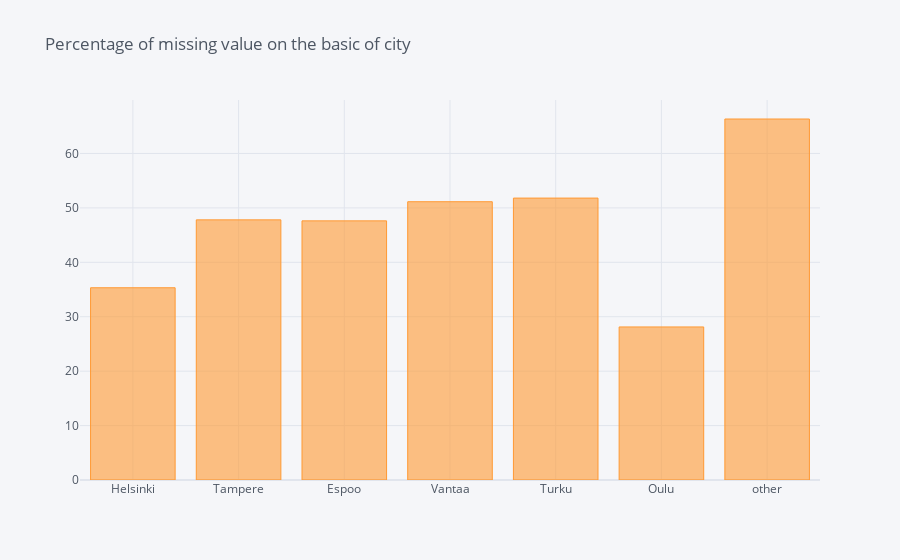

The notebook cell this image was saved under:
### Code cell
e.iplot(kind="bar", title="Percentage of missing value on the basic of city")

### Figure 1 — Plotly figure (JSON) as saved in the notebook; plotly's stock layout.template omitted (floating-point values rounded to 4 significant figures)
{"data": [{"marker": {"color": "rgba(255, 153, 51, 0.6)", "line": {"color": "rgba(255, 153, 51, 1.0)", "width": 1}}, "name": "None", "orientation": "v", "text": "", "type": "bar", "x": ["Helsinki", "Tampere", "Espoo", "Vantaa", "Turku", "Oulu", "other"], "y": [35.33, 47.8, 47.62, 51.14, 51.81, 28.12, 66.34]}], "layout": {"legend": {"bgcolor": "#F5F6F9", "font": {"color": "#4D5663"}}, "paper_bgcolor": "#F5F6F9", "plot_bgcolor": "#F5F6F9", "title": {"font": {"color": "#4D5663"}, "text": "Percentage of missing value on the basic of city"}, "xaxis": {"gridcolor": "#E1E5ED", "showgrid": true, "tickfont": {"color": "#4D5663"}, "title": {"font": {"color": "#4D5663"}, "text": ""}, "zerolinecolor": "#E1E5ED"}, "yaxis": {"gridcolor": "#E1E5ED", "showgrid": true, "tickfont": {"color": "#4D5663"}, "title": {"font": {"color": "#4D5663"}, "text": ""}, "zerolinecolor": "#E1E5ED"}}}
